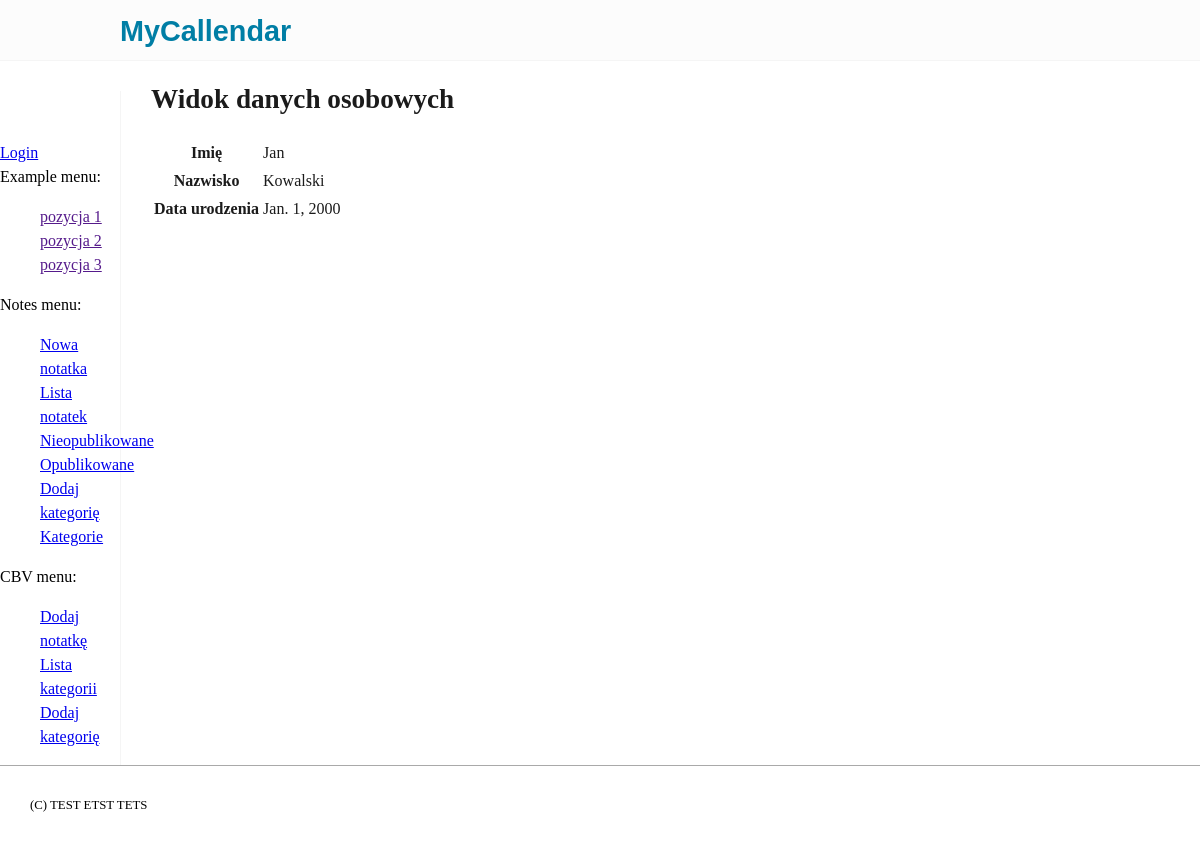
Screenshot of /examples/cbv/personaldata/1/ with the database file from the repository.
### examples/models.py (models this page shows, shortened)
class PersonalData(models.Model):
    photo = models.ImageField(null=True, upload_to=person_media_path)
    first_name = models.CharField(max_length=30, help_text="Podaj imię - zawsze od dużej litery")
    last_name = models.CharField(max_length=30)
    date_of_birth = models.DateField()
    gender = models.CharField(max_length=1, choices=(('f', 'Kobieta'), ('m', 'Mężczyzna'), ('o', 'Nie podaję')))
    languages = models.ManyToManyField('examples.Language')
    class Meta:
        ordering = ('first_name', 'last_name')
        verbose_name = "Osoba"
        verbose_name_plural = "Osoby"

### examples/templates/examples/personaldata_detail.html (shortened to what this page needs)
{% extends 'examples/base.html' %}
{% block main_content %}
<h1> Widok danych osobowych</h1>
<table>
    <tr>
        <th>Imię</th><td>{{ object.first_name }}</td>
    </tr>
    <tr>
        <th>Nazwisko</th><td>{{ object.last_name }}</td>
    </tr>
    <tr>
        <th>Data urodzenia</th><td>{{ personaldata.date_of_birth }}</td>
    </tr>
</table>
{% endblock %}

### examples/static/examples/css/style.css (style rules this page uses)
body { width:100%; border:0; margin:0; padding:0; font-size:16px; line-height:1.5; }
h1,h2,h3, { font-family: sans-serif; color: #1b1b1b; }
h1 { font-size:1.7rem; }

### rows the page displays
PersonalData: first_name "Jan", last_name "Kowalski", date_of_birth "Jan. 1, 2000"
